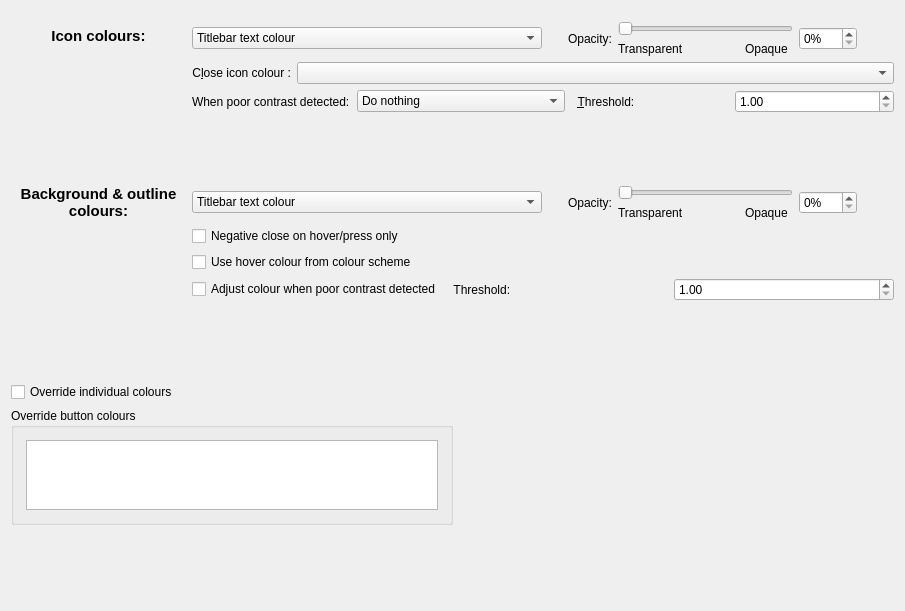
         <widget class="QWidget" name="scrollAreaWidgetContents_Active">
          <property name="geometry">
           <rect>
            <x>0</x>
            <y>0</y>
            <width>905</width>
            <height>611</height>
           </rect>
          </property>
          <property name="sizePolicy">
           <sizepolicy hsizetype="Expanding" vsizetype="Expanding">
            <horstretch>0</horstretch>
            <verstretch>0</verstretch>
           </sizepolicy>
          </property>
          <layout class="QVBoxLayout" name="verticalLayout_4">
           <item>
            <spacer name="verticalSpacer_7">
             <property name="orientation">
              <enum>Qt::Orientation::Vertical</enum>
             </property>
             <property name="sizeType">
              <enum>QSizePolicy::Policy::Fixed</enum>
             </property>
             <property name="sizeHint" stdset="0">
              <size>
               <width>20</width>
               <height>10</height>
              </size>
             </property>
            </spacer>
           </item>
           <item>
            <layout class="QHBoxLayout" name="horizontalLayout_15">
             <item>
              <layout class="QFormLayout" name="formLayout">
               <property name="sizeConstraint">
                <enum>QLayout::SizeConstraint::SetDefaultConstraint</enum>
               </property>
               <item row="0" column="0">
                <widget class="QLabel" name="label_2">
                 <property name="sizePolicy">
                  <sizepolicy hsizetype="Preferred" vsizetype="Preferred">
                   <horstretch>0</horstretch>
                   <verstretch>0</verstretch>
                  </sizepolicy>
                 </property>
                 <property name="minimumSize">
                  <size>
                   <width>175</width>
                   <height>0</height>
                  </size>
                 </property>
                 <property name="text">
                  <string>&lt;html&gt;&lt;head/&gt;&lt;body&gt;&lt;p&gt;&lt;span style=&quot; font-size:11pt; font-weight:600;&quot;&gt;Icon colours:&lt;/span&gt;&lt;/p&gt;&lt;/body&gt;&lt;/html&gt;</string>
                 </property>
                 <property name="alignment">
                  <set>Qt::AlignmentFlag::AlignCenter</set>
                 </property>
                 <property name="buddy">
                  <cstring>buttonIconColorsActive</cstring>
                 </property>
                </widget>
               </item>
               <item row="0" column="1">
                <layout class="QHBoxLayout" name="horizontalLayout_10">
                 <item>
                  <widget class="QComboBox" name="buttonIconColorsActive">
                   <property name="enabled">
                    <bool>true</bool>
                   </property>
                   <property name="sizePolicy">
                    <sizepolicy hsizetype="Preferred" vsizetype="Fixed">
                     <horstretch>0</horstretch>
                     <verstretch>0</verstretch>
                    </sizepolicy>
                   </property>
                   <property name="minimumSize">
                    <size>
                     <width>350</width>
                     <height>0</height>
                    </size>
                   </property>
                   <property name="sizeAdjustPolicy">
                    <enum>QComboBox::SizeAdjustPolicy::AdjustToContentsOnFirstShow</enum>
                   </property>
                   <item>
                    <property name="text">
                     <string>Titlebar text colour</string>
                    </property>
                   </item>
                   <item>
                    <property name="text">
                     <string>Titlebar text colour with negative close icon</string>
                    </property>
                   </item>
                   <item>
                    <property name="text">
                     <string>Accent colour</string>
                    </property>
                   </item>
                   <item>
                    <property name="text">
                     <string>Accent colour with negative close icon</string>
                    </property>
                   </item>
                   <item>
                    <property name="text">
                     <string>Accent colour with traffic lights</string>
                    </property>
                   </item>
                  </widget>
                 </item>
                 <item>
                  <spacer name="horizontalSpacer_10">
                   <property name="orientation">
                    <enum>Qt::Orientation::Horizontal</enum>
                   </property>
                   <property name="sizeType">
                    <enum>QSizePolicy::Policy::Fixed</enum>
                   </property>
                   <property name="sizeHint" stdset="0">
                    <size>
                     <width>20</width>
                     <height>20</height>
                    </size>
                   </property>
                  </spacer>
                 </item>
                 <item>
                  <widget class="QLabel" name="label_6">
                   <property name="text">
                    <string>Opacity:</string>
                   </property>
                   <property name="buddy">
                    <cstring>buttonIconOpacityActive</cstring>
                   </property>
                  </widget>
                 </item>
                 <item>
                  <layout class="QGridLayout" name="gridLayout_5">
                   <item row="1" column="1">
                    <widget class="QLabel" name="opacitySliderLabel_1_Active_2">
                     <property name="text">
                      <string>Transparent</string>
                     </property>
                    </widget>
                   </item>
                   <item row="1" column="2">
                    <spacer name="horizontalSpacer_11">
                     <property name="orientation">
                      <enum>Qt::Orientation::Horizontal</enum>
                     </property>
                     <property name="sizeType">
                      <enum>QSizePolicy::Policy::Preferred</enum>
                     </property>
                     <property name="sizeHint" stdset="0">
                      <size>
                       <width>15</width>
                       <height>0</height>
                      </size>
                     </property>
                    </spacer>
                   </item>
                   <item row="0" column="1" colspan="3">
                    <widget class="QSlider" name="buttonIconOpacitySliderActive">
                     <property name="sizePolicy">
                      <sizepolicy hsizetype="Fixed" vsizetype="Fixed">
                       <horstretch>0</horstretch>
                       <verstretch>0</verstretch>
                      </sizepolicy>
                     </property>
                     <property name="minimumSize">
                      <size>
                       <width>175</width>
                       <height>0</height>
                      </size>
                     </property>
                     <property name="maximum">
                      <number>100</number>
                     </property>
                     <property name="orientation">
                      <enum>Qt::Orientation::Horizontal</enum>
                     </property>
                    </widget>
                   </item>
                   <item row="1" column="3">
                    <widget class="QLabel" name="opacitySliderLabel_2_Active_2">
                     <property name="text">
                      <string>Opaque</string>
                     </property>
                    </widget>
                   </item>
                  </layout>
                 </item>
                 <item>
                  <widget class="QSpinBox" name="buttonIconOpacityActive">
                   <property name="suffix">
                    <string>%</string>
                   </property>
                   <property name="maximum">
                    <number>100</number>
                   </property>
                  </widget>
                 </item>
                 <item>
                  <spacer name="horizontalSpacer_16">
                   <property name="orientation">
                    <enum>Qt::Orientation::Horizontal</enum>
                   </property>
                   <property name="sizeHint" stdset="0">
                    <size>
                     <width>40</width>
                     <height>20</height>
                    </size>
                   </property>
                  </spacer>
                 </item>
                </layout>
               </item>
               <item row="1" column="1">
                <layout class="QFormLayout" name="formLayout_5">
                 <item row="0" column="0">
                  <widget class="QLabel" name="closeButtonIconColorLabelActive">
                   <property name="minimumSize">
                    <size>
                     <width>0</width>
                     <height>0</height>
                    </size>
                   </property>
                   <property name="text">
                    <string>C&amp;lose icon colour :</string>
                   </property>
                   <property name="alignment">
                    <set>Qt::AlignmentFlag::AlignRight|Qt::AlignmentFlag::AlignTrailing|Qt::AlignmentFlag::AlignVCenter</set>
                   </property>
                   <property name="buddy">
                    <cstring>closeButtonIconColorActive</cstring>
                   </property>
                  </widget>
                 </item>
                 <item row="0" column="1">
                  <widget class="QComboBox" name="closeButtonIconColorActive">
                   <property name="sizePolicy">
                    <sizepolicy hsizetype="Preferred" vsizetype="Fixed">
                     <horstretch>0</horstretch>
                     <verstretch>0</verstretch>
                    </sizepolicy>
                   </property>
                   <property name="sizeAdjustPolicy">
                    <enum>QComboBox::SizeAdjustPolicy::AdjustToContents</enum>
                   </property>
                  </widget>
                 </item>
                </layout>
               </item>
               <item row="2" column="1">
                <layout class="QHBoxLayout" name="horizontalLayout_4">
                 <item>
                  <widget class="QLabel" name="label_9">
                   <property name="text">
                    <string>When poor contrast detected:</string>
                   </property>
                   <property name="buddy">
                    <cstring>onPoorIconContrastActive</cstring>
                   </property>
                  </widget>
                 </item>
                 <item>
                  <widget class="QComboBox" name="onPoorIconContrastActive">
                   <property name="sizeAdjustPolicy">
                    <enum>QComboBox::SizeAdjustPolicy::AdjustToContentsOnFirstShow</enum>
                   </property>
                   <item>
                    <property name="text">
                     <string>Do nothing</string>
                    </property>
                   </item>
                   <item>
                    <property name="text">
                     <string>Replace with black or white</string>
                    </property>
                   </item>
                   <item>
                    <property name="text">
                     <string>Replace with titlebar background</string>
                    </property>
                   </item>
                  </widget>
                 </item>
                 <item>
                  <widget class="QLabel" name="poorIconContrastThresholdActive_label">
                   <property name="text">
                    <string>  &amp;Threshold:</string>
                   </property>
                   <property name="buddy">
                    <cstring>poorIconContrastThresholdActive</cstring>
                   </property>
                  </widget>
                 </item>
                 <item>
                  <widget class="QDoubleSpinBox" name="poorIconContrastThresholdActive">
                   <property name="minimum">
                    <double>1.000000000000000</double>
                   </property>
                   <property name="maximum">
                    <double>21.000000000000000</double>
                   </property>
                   <property name="singleStep">
                    <double>0.100000000000000</double>
                   </property>
                  </widget>
                 </item>
                </layout>
               </item>
               <item row="3" column="1">
                <spacer name="verticalSpacer_3">
                 <property name="orientation">
                  <enum>Qt::Orientation::Vertical</enum>
                 </property>
                 <property name="sizeType">
                  <enum>QSizePolicy::Policy::Fixed</enum>
                 </property>
                 <property name="sizeHint" stdset="0">
                  <size>
                   <width>20</width>
                   <height>60</height>
                  </size>
                 </property>
                </spacer>
               </item>
               <item row="4" column="0">
                <widget class="QLabel" name="label_22">
                 <property name="enabled">
                  <bool>true</bool>
                 </property>
                 <property name="minimumSize">
                  <size>
                   <width>175</width>
                   <height>0</height>
                  </size>
                 </property>
                 <property name="text">
                  <string>&lt;html&gt;&lt;head/&gt;&lt;body&gt;&lt;p&gt;&lt;span style=&quot; font-size:11pt; font-weight:600;&quot;&gt;Background &amp;amp;&amp;amp; outline&lt;br/&gt;colours:&lt;/span&gt;&lt;/p&gt;&lt;/body&gt;&lt;/html&gt;</string>
                 </property>
                 <property name="alignment">
                  <set>Qt::AlignmentFlag::AlignCenter</set>
                 </property>
                 <property name="margin">
                  <number>2</number>
                 </property>
                 <property name="buddy">
                  <cstring>buttonBackgroundColorsActive</cstring>
                 </property>
                </widget>
               </item>
               <item row="4" column="1">
                <layout class="QHBoxLayout" name="horizontalLayout_3">
                 <item>
                  <widget class="QComboBox" name="buttonBackgroundColorsActive">
                   <property name="sizePolicy">
                    <sizepolicy hsizetype="Preferred" vsizetype="Fixed">
                     <horstretch>0</horstretch>
                     <verstretch>0</verstretch>
                    </sizepolicy>
                   </property>
                   <property name="minimumSize">
                    <size>
                     <width>350</width>
                     <height>0</height>
                    </size>
                   </property>
                   <item>
                    <property name="text">
                     <string>Titlebar text colour</string>
                    </property>
                   </item>
                   <item>
                    <property name="text">
                     <string>Titlebar text colour with negative close button</string>
                    </property>
                   </item>
                   <item>
                    <property name="text">
                     <string>Accent colour</string>
                    </property>
                   </item>
                   <item>
                    <property name="text">
                     <string>Accent colour with negative close button</string>
                    </property>
                   </item>
                   <item>
                    <property name="text">
                     <string>Accent colour with traffic lights</string>
                    </property>
                   </item>
                  </widget>
                 </item>
                 <item>
                  <spacer name="horizontalSpacer_9">
                   <property name="orientation">
                    <enum>Qt::Orientation::Horizontal</enum>
                   </property>
                   <property name="sizeType">
                    <enum>QSizePolicy::Policy::Fixed</enum>
                   </property>
                   <property name="sizeHint" stdset="0">
                    <size>
                     <width>20</width>
                     <height>20</height>
                    </size>
                   </property>
                  </spacer>
                 </item>
                 <item>
                  <widget class="QLabel" name="label_5">
                   <property name="text">
                    <string>Opacity:</string>
                   </property>
                   <property name="buddy">
                    <cstring>buttonBackgroundOpacityActive</cstring>
                   </property>
                  </widget>
                 </item>
                 <item>
                  <layout class="QGridLayout" name="gridLayout_2">
                   <item row="1" column="2">
                    <widget class="QLabel" name="opacitySliderLabel_2_Active">
                     <property name="text">
                      <string>Opaque</string>
                     </property>
                    </widget>
                   </item>
                   <item row="1" column="0">
                    <widget class="QLabel" name="opacitySliderLabel_1_Active">
                     <property name="text">
                      <string>Transparent</string>
                     </property>
                    </widget>
                   </item>
                   <item row="0" column="0" colspan="3">
                    <widget class="QSlider" name="buttonBackgroundOpacitySliderActive">
                     <property name="sizePolicy">
                      <sizepolicy hsizetype="Fixed" vsizetype="Fixed">
                       <horstretch>0</horstretch>
                       <verstretch>0</verstretch>
                      </sizepolicy>
                     </property>
                     <property name="minimumSize">
                      <size>
                       <width>175</width>
                       <height>0</height>
                      </size>
                     </property>
                     <property name="maximum">
                      <number>100</number>
                     </property>
                     <property name="orientation">
                      <enum>Qt::Orientation::Horizontal</enum>
                     </property>
                    </widget>
                   </item>
                   <item row="1" column="1">
                    <spacer name="horizontalSpacer_3">
                     <property name="orientation">
                      <enum>Qt::Orientation::Horizontal</enum>
                     </property>
                     <property name="sizeType">
                      <enum>QSizePolicy::Policy::Preferred</enum>
                     </property>
                     <property name="sizeHint" stdset="0">
                      <size>
                       <width>15</width>
                       <height>0</height>
                      </size>
                     </property>
                    </spacer>
                   </item>
                  </layout>
                 </item>
                 <item>
                  <widget class="QSpinBox" name="buttonBackgroundOpacityActive">
                   <property name="suffix">
                    <string>%</string>
                   </property>
                   <property name="maximum">
                    <number>100</number>
                   </property>
                  </widget>
                 </item>
                 <item>
                  <spacer name="horizontalSpacer_15">
                   <property name="orientation">
                    <enum>Qt::Orientation::Horizontal</enum>
                   </property>
                   <property name="sizeHint" stdset="0">
                    <size>
                     <width>40</width>
                     <height>20</height>
                    </size>
                   </property>
                  </spacer>
                 </item>
                </layout>
               </item>
               <item row="5" column="1">
                <widget class="QCheckBox" name="negativeCloseBackgroundHoverPressActive">
                 <property name="text">
                  <string>Negative close on hover/press only</string>
                 </property>
                </widget>
               </item>
               <item row="6" column="1">
                <widget class="QCheckBox" name="useHoverAccentActive">
                 <property name="text">
                  <string>Use hover colour from colour scheme</string>
                 </property>
                </widget>
               </item>
               <item row="7" column="1">
                <layout class="QHBoxLayout" name="horizontalLayout_9">
                 <item>
                  <widget class="QCheckBox" name="adjustBackgroundColorOnPoorContrastActive">
                   <property name="text">
                    <string>Adjust colour when poor contrast detected</string>
                   </property>
                  </widget>
                 </item>
                 <item>
                  <widget class="QLabel" name="poorBackgroundContrastThresholdActive_label">
                   <property name="text">
                    <string>  Threshold:</string>
                   </property>
                   <property name="buddy">
                    <cstring>poorBackgroundContrastThresholdActive</cstring>
                   </property>
                  </widget>
                 </item>
                 <item>
                  <widget class="QDoubleSpinBox" name="poorBackgroundContrastThresholdActive">
                   <property name="minimum">
                    <double>1.000000000000000</double>
                   </property>
                   <property name="maximum">
                    <double>21.000000000000000</double>
                   </property>
                   <property name="singleStep">
                    <double>0.100000000000000</double>
                   </property>
                  </widget>
                 </item>
                </layout>
               </item>
              </layout>
             </item>
             <item>
              <spacer name="horizontalSpacer_2">
               <property name="orientation">
                <enum>Qt::Orientation::Horizontal</enum>
               </property>
               <property name="sizeType">
                <enum>QSizePolicy::Policy::Expanding</enum>
               </property>
               <property name="sizeHint" stdset="0">
                <size>
                 <width>0</width>
                 <height>20</height>
                </size>
               </property>
              </spacer>
             </item>
            </layout>
           </item>
           <item>
            <spacer name="verticalSpacer_2">
             <property name="orientation">
              <enum>Qt::Orientation::Vertical</enum>
             </property>
             <property name="sizeType">
              <enum>QSizePolicy::Policy::MinimumExpanding</enum>
             </property>
             <property name="sizeHint" stdset="0">
              <size>
               <width>20</width>
               <height>40</height>
              </size>
             </property>
            </spacer>
           </item>
           <item>
            <widget class="QCheckBox" name="buttonColorOverrideToggleActive">
             <property name="text">
              <string>Override individual colours</string>
             </property>
            </widget>
           </item>
           <item>
            <layout class="QHBoxLayout" name="horizontalLayout">
             <item>
              <widget class="QGroupBox" name="activeOverrideGroupBox">
               <property name="sizePolicy">
                <sizepolicy hsizetype="MinimumExpanding" vsizetype="MinimumExpanding">
                 <horstretch>0</horstretch>
                 <verstretch>0</verstretch>
                </sizepolicy>
               </property>
               <property name="title">
                <string>Override button colours</string>
               </property>
               <layout class="QVBoxLayout" name="verticalLayout_3">
                <property name="spacing">
                 <number>12</number>
                </property>
                <property name="leftMargin">
                 <number>12</number>
                </property>
                <property name="topMargin">
                 <number>12</number>
                </property>
                <property name="rightMargin">
                 <number>12</number>
                </property>
                <property name="bottomMargin">
                 <number>12</number>
                </property>
                <item>
                 <widget class="QTableWidget" name="overrideColorTableActive">
                  <property name="sizePolicy">
                   <sizepolicy hsizetype="MinimumExpanding" vsizetype="MinimumExpanding">
                    <horstretch>0</horstretch>
                    <verstretch>0</verstretch>
                   </sizepolicy>
                  </property>
                  <property name="minimumSize">
                   <size>
                    <width>0</width>
                    <height>0</height>
                   </size>
                  </property>
                  <property name="verticalScrollBarPolicy">
                   <enum>Qt::ScrollBarPolicy::ScrollBarAlwaysOff</enum>
                  </property>
                  <property name="horizontalScrollBarPolicy">
                   <enum>Qt::ScrollBarPolicy::ScrollBarAlwaysOff</enum>
                  </property>
                  <property name="sizeAdjustPolicy">
                   <enum>QAbstractScrollArea::SizeAdjustPolicy::AdjustToContents</enum>
                  </property>
                  <property name="alternatingRowColors">
                   <bool>true</bool>
                  </property>
                  <property name="selectionMode">
                   <enum>QAbstractItemView::SelectionMode::SingleSelection</enum>
                  </property>
                  <property name="wordWrap">
                   <bool>false</bool>
                  </property>
                  <property name="cornerButtonEnabled">
                   <bool>false</bool>
                  </property>
                  <attribute name="horizontalHeaderVisible">
                   <bool>true</bool>
                  </attribute>
                  <attribute name="horizontalHeaderCascadingSectionResizes">
                   <bool>true</bool>
                  </attribute>
                  <attribute name="verticalHeaderVisible">
                   <bool>true</bool>
                  </attribute>
                  <attribute name="verticalHeaderCascadingSectionResizes">
                   <bool>true</bool>
                  </attribute>
                 </widget>
                </item>
               </layout>
              </widget>
             </item>
             <item>
              <spacer name="horizontalSpacer_4">
               <property name="orientation">
                <enum>Qt::Orientation::Horizontal</enum>
               </property>
               <property name="sizeHint" stdset="0">
                <size>
                 <width>0</width>
                 <height>0</height>
                </size>
               </property>
              </spacer>
             </item>
            </layout>
           </item>
           <item>
            <spacer name="verticalSpacer_5">
             <property name="orientation">
              <enum>Qt::Orientation::Vertical</enum>
             </property>
             <property name="sizeHint" stdset="0">
              <size>
               <width>5</width>
               <height>5</height>
              </size>
             </property>
            </spacer>
           </item>
          </layout>
         </widget>
